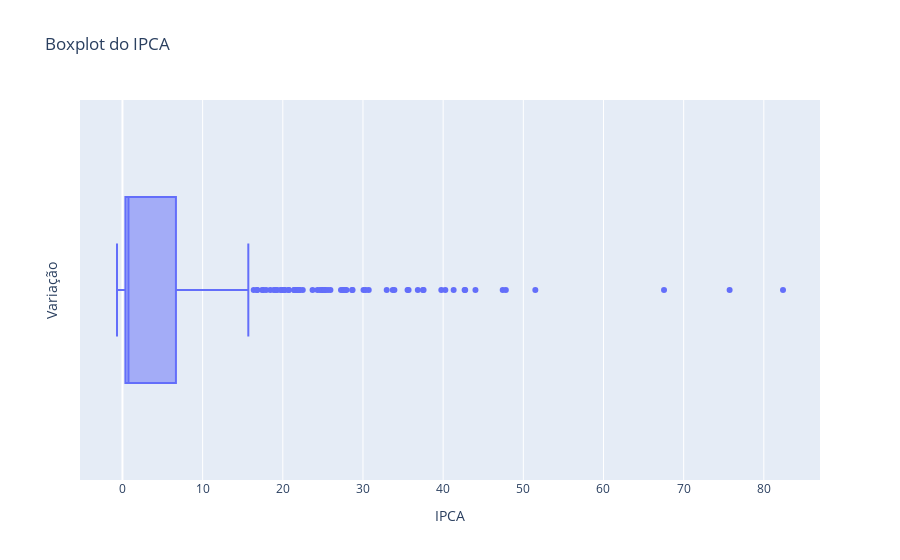
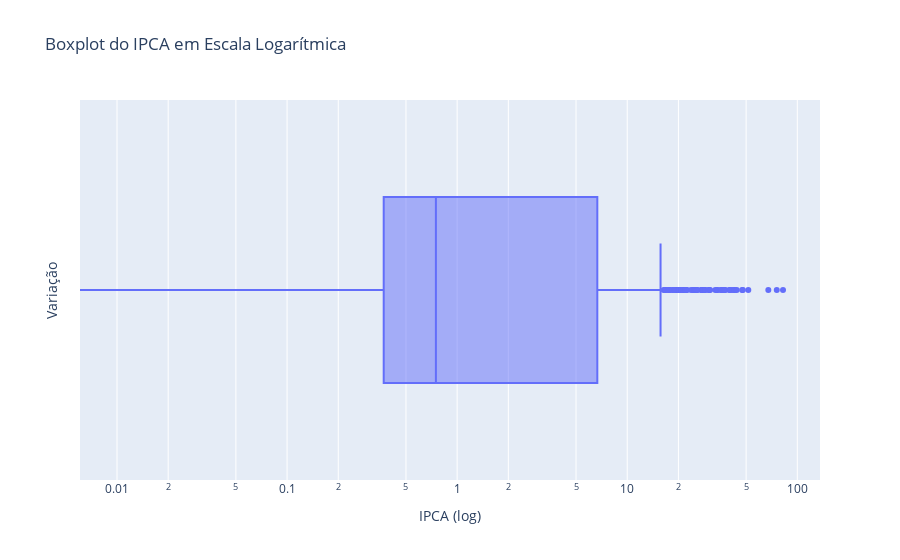

The cell these charts' notebook holds for them, in order:
### Code cell
# Configuração do boxplot para o IPCA sem escala logarítmica
fig_box_ipca = px.box(
    ipca, 
    x='var_ipca', 
    title='Boxplot do IPCA',
    labels={'ipca': 'Variação'}
)

# Configurando os eixos do gráfico
fig_box_ipca.update_xaxes(title_text='IPCA')
fig_box_ipca.update_yaxes(title_text='Variação')

# Mostrar o boxplot do IPCA sem escala logarítmica
fig_box_ipca.show()

# _____________________________

# Configuração do boxplot para o IPCA em escala logarítmica
fig_box_ipca_log = px.box(
    ipca, 
    x='var_ipca', 
    title='Boxplot do IPCA em Escala Logarítmica', 
    labels={'ipca': 'Variação'}
    )

# Configurando os eixos do gráfico
fig_box_ipca_log.update_xaxes(title_text='IPCA (log)', type='log')
fig_box_ipca_log.update_yaxes(title_text='Variação')

# Mostrar o boxplot do IPCA em escala logarítmica
fig_box_ipca_log.show()

### Figure 1 — Plotly figure (JSON) as saved in the notebook; plotly's stock layout.template omitted (floating-point values rounded to 4 significant figures; data arrays with more than 128 entries replaced by an {"elided": "..."} marker saying what was removed)
{"data": [{"alignmentgroup": "True", "hovertemplate": "var_ipca=%{x}<extra></extra>", "legendgroup": "", "marker": {"color": "#636efa"}, "name": "", "notched": false, "offsetgroup": "", "orientation": "h", "showlegend": false, "type": "box", "x": {"elided": "527 float values"}, "x0": " ", "xaxis": "x", "y0": " ", "yaxis": "y"}], "layout": {"boxmode": "group", "legend": {"tracegroupgap": 0}, "title": {"text": "Boxplot do IPCA"}, "xaxis": {"anchor": "y", "domain": [0, 1], "title": {"text": "IPCA"}}, "yaxis": {"anchor": "x", "domain": [0, 1], "title": {"text": "Variação"}}}}

### Figure 2 — Plotly figure (JSON) as saved in the notebook; plotly's stock layout.template omitted (floating-point values rounded to 4 significant figures; data arrays with more than 128 entries replaced by an {"elided": "..."} marker saying what was removed)
{"data": [{"alignmentgroup": "True", "hovertemplate": "var_ipca=%{x}<extra></extra>", "legendgroup": "", "marker": {"color": "#636efa"}, "name": "", "notched": false, "offsetgroup": "", "orientation": "h", "showlegend": false, "type": "box", "x": {"elided": "527 float values"}, "x0": " ", "xaxis": "x", "y0": " ", "yaxis": "y"}], "layout": {"boxmode": "group", "legend": {"tracegroupgap": 0}, "title": {"text": "Boxplot do IPCA em Escala Logarítmica"}, "xaxis": {"anchor": "y", "domain": [0, 1], "title": {"text": "IPCA (log)"}, "type": "log"}, "yaxis": {"anchor": "x", "domain": [0, 1], "title": {"text": "Variação"}}}}
